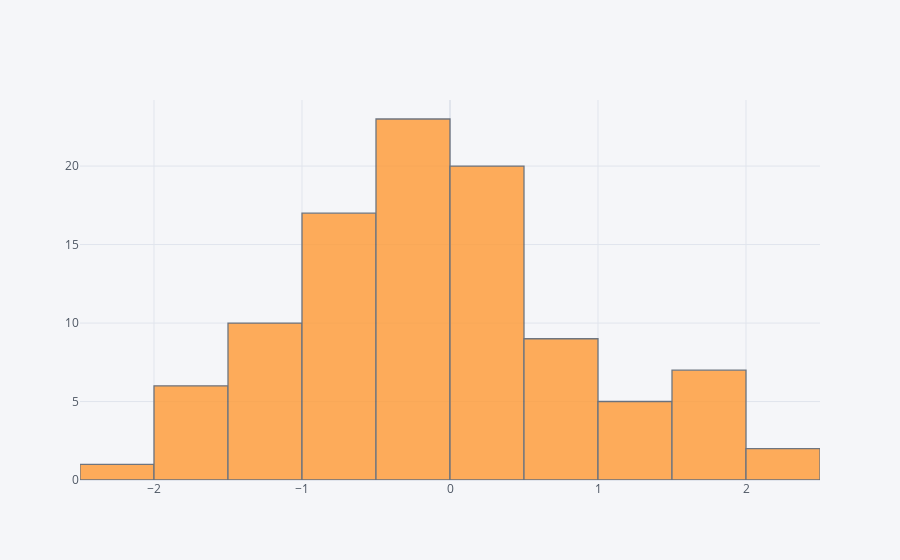

Write notebook code for a chart like this one.
### Code cell
df1['a'].iplot(kind = 'hist')

### Figure 1 — Plotly figure (JSON) as saved in the notebook; plotly's stock layout.template omitted (floating-point values rounded to 4 significant figures)
{"data": [{"histfunc": "count", "histnorm": "", "marker": {"color": "rgba(255, 153, 51, 1.0)", "line": {"color": "#4D5663", "width": 1.3}}, "name": "a", "opacity": 0.8, "orientation": "v", "type": "histogram", "x": [0.7848, -1.756, 0.4929, -0.8169, -0.7318, -1.17, -0.0574, 1.122, -0.2714, -0.8835, 0.137, 0.4181, -0.06414, -0.5225, -0.4099, -1.939, 1.943, -0.07099, -0.9878, 0.06381, 0.429, 0.4035, 2.092, 0.08084, 0.7256, 0.7493, 1.531, 0.9012, -1.199, 0.4585, 1.568, -1.006, -0.4644, -1.23, 1.659, 1.014, 0.1138, -0.888, 2.36, -0.2956, -0.2263, -0.2401, -0.8087, -1.725, -1.01, -0.17, 1.568, -0.09808, -1.885, 0.6123, -0.6952, 0.2592, -0.01045, -0.4695, 0.4344, 0.0871, 0.04371, -0.453, -1.514, 0.1429, 0.6314, 0.1448, -0.6653, 0.6589, -0.2435, -2.051, -1.092, 1.128, 1.521, 1.039, -0.8238, 0.2284, -0.1966, 0.4336, -0.5207, -0.3573, 1.779, 0.4094, 0.3688, -1.358, -0.1, -0.4616, -0.2853, -0.8343, -0.7653, -0.6156, -1.444, 0.9028, -0.8864, -1.824, 0.6982, -0.6202, -1.239, -0.6608, -0.1165, -0.1238, -0.4662, -1.013, 0.2842, 1.1]}], "layout": {"barmode": "overlay", "legend": {"bgcolor": "#F5F6F9", "font": {"color": "#4D5663"}}, "paper_bgcolor": "#F5F6F9", "plot_bgcolor": "#F5F6F9", "title": {"font": {"color": "#4D5663"}}, "xaxis": {"gridcolor": "#E1E5ED", "showgrid": true, "tickfont": {"color": "#4D5663"}, "title": {"font": {"color": "#4D5663"}, "text": ""}, "zerolinecolor": "#E1E5ED"}, "yaxis": {"gridcolor": "#E1E5ED", "showgrid": true, "tickfont": {"color": "#4D5663"}, "title": {"font": {"color": "#4D5663"}, "text": ""}, "zerolinecolor": "#E1E5ED"}}}
